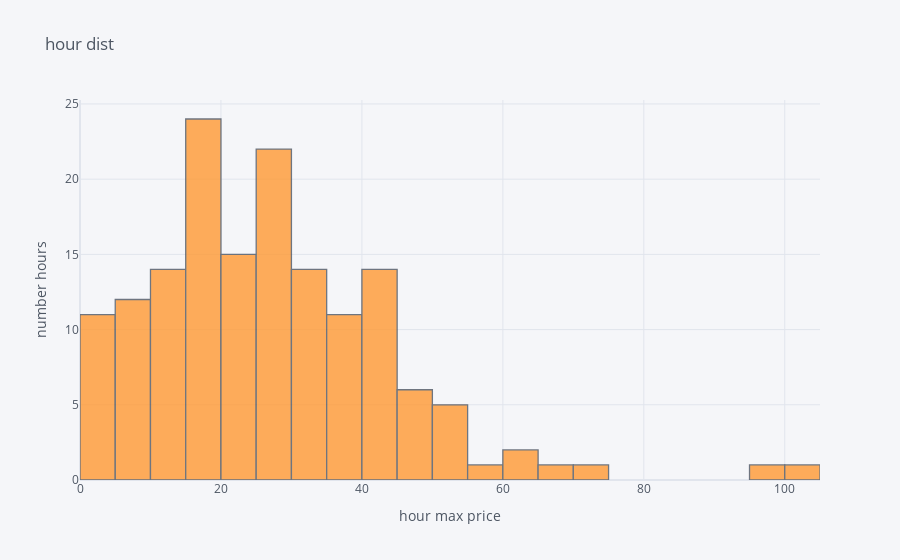

Write notebook code for a chart like this one.
### Markdown cell above
________________________![image.png](attachment:ae13da0b-f7ff-4c90-8555-9a84c6fa7f1e.png)

### Code cell
Ask_1d_2024[['Volatility']].iplot( 
     kind='hist',
    barmode='overlay',
    xTitle='hour max price',
    yTitle='number hours',
    title='hour dist')

### Figure 1 — Plotly figure (JSON) as saved in the notebook; plotly's stock layout.template omitted (floating-point values rounded to 4 significant figures; data arrays with more than 128 entries replaced by an {"elided": "..."} marker saying what was removed)
{"data": [{"histfunc": "count", "histnorm": "", "marker": {"color": "rgba(255, 153, 51, 1.0)", "line": {"color": "#4D5663", "width": 1.3}}, "name": "Volatility", "opacity": 0.8, "orientation": "v", "type": "histogram", "x": {"elided": "155 float values"}}], "layout": {"autosize": true, "barmode": "overlay", "legend": {"bgcolor": "#F5F6F9", "font": {"color": "#4D5663"}}, "paper_bgcolor": "#F5F6F9", "plot_bgcolor": "#F5F6F9", "title": {"font": {"color": "#4D5663"}, "text": "hour dist"}, "xaxis": {"autorange": true, "gridcolor": "#E1E5ED", "range": [0, 105], "showgrid": true, "tickfont": {"color": "#4D5663"}, "title": {"font": {"color": "#4D5663"}, "text": "hour max price"}, "type": "linear", "zerolinecolor": "#E1E5ED"}, "yaxis": {"autorange": true, "gridcolor": "#E1E5ED", "range": [0, 25.26], "showgrid": true, "tickfont": {"color": "#4D5663"}, "title": {"font": {"color": "#4D5663"}, "text": "number hours"}, "zerolinecolor": "#E1E5ED"}}}
